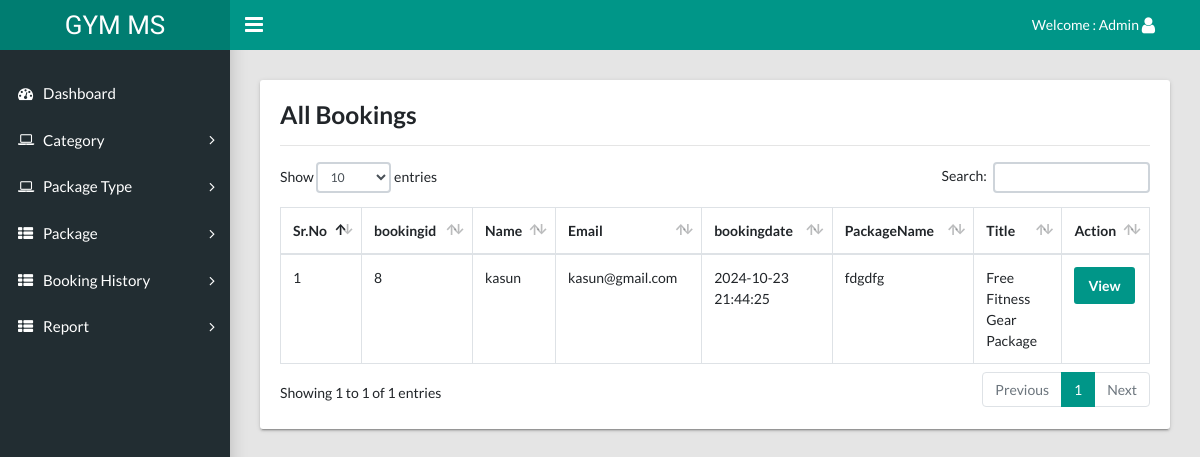
Page /admin/booking-history.php (signed in) on the committed database.
### tables this page shows
CREATE TABLE `tblbooking` (
  `id` int(11) NOT NULL,
  `package_id` varchar(45) DEFAULT NULL,
  `userid` varchar(45) DEFAULT NULL,
  `booking_date` timestamp NULL DEFAULT current_timestamp(),
  `payment` varchar(45) DEFAULT NULL,
  `paymentType` varchar(45) DEFAULT NULL
);

CREATE TABLE `tbluser` (
  `id` int(11) NOT NULL,
  `fname` varchar(45) DEFAULT NULL,
  `lname` varchar(45) DEFAULT NULL,
  `email` varchar(45) DEFAULT NULL,
  `mobile` varchar(45) DEFAULT NULL,
  `password` varchar(100) DEFAULT NULL,
  `state` varchar(45) DEFAULT NULL,
  `city` varchar(45) DEFAULT NULL,
  `address` varchar(200) DEFAULT NULL,
  `create_date` timestamp NULL DEFAULT current_timestamp()
);

CREATE TABLE `tblpackage` (
  `id` int(11) NOT NULL,
  `cate_id` varchar(45) DEFAULT NULL,
  `PackageName` varchar(45) DEFAULT NULL
);

CREATE TABLE `tbladdpackage` (
  `id` int(11) NOT NULL,
  `category` varchar(45) DEFAULT NULL,
  `titlename` varchar(450) DEFAULT NULL,
  `PackageType` varchar(45) DEFAULT NULL,
  `PackageDuratiobn` varchar(45) DEFAULT NULL,
  `Price` varchar(45) DEFAULT NULL,
  `uploadphoto` varchar(450) DEFAULT NULL,
  `Description` varchar(450) DEFAULT NULL,
  `create_date` timestamp NULL DEFAULT current_timestamp()
);

### admin/booking-history.php (the view, shortened to what this page needs)
<?php session_start();
include  'include/config.php';
if (strlen($_SESSION['adminid']==0)) {
  header('location:logout.php');
  } else{
?>
<!DOCTYPE html>
<html lang="en">
  <head>
    <link rel="stylesheet" type="text/css" href="css/main.css">
    <link rel="stylesheet" type="text/css" href="https://maxcdn.bootstrapcdn.com/font-awesome/4.7.0/css/font-awesome.min.css">
  </head>
  <body class="app sidebar-mini rtl">
   <?php include 'include/header.php'; ?>
    <?php include 'include/sidebar.php'; ?>
    <main class="app-content">
       <div class="row">
        <div class="col-md-12">
          <div class="tile">
            <div class="tile-body">
              <h3>All Bookings</h3>
              <hr />
              <table class="table table-hover table-bordered" id="sampleTable">
                <thead>
                  <tr>
                    <th>Sr.No</th>
        <th>bookingid</th>
        <th>Name</th>
        <th>Email</th>
        <th>bookingdate</th>
                <th>PackageName</th>
        <th>Title</th>
        <th>Action</th>
                  </tr>
                </thead>
               <?php
                  $sql="SELECT t1.id as bookingid,t3.fname as Name, t3.email as email,t1.booking_date as bookingdate,t2.titlename as title,t2.PackageDuratiobn as PackageDuratiobn,
t2.Price as Price,t2.Description as Description,t4.category_name as category_name,t5.PackageName as PackageName FROM tblbooking as t1
 join tbladdpackage as t2
on t1.package_id =t2.id
join tbluser as t3
on t1.userid=t3.id
join tblcategory as t4
on t2.category=t4.id
join tblpackage as t5
on t2.PackageType=t5.id";
                  $query= $dbh->prepare($sql);
                  $query-> execute();
                  $results = $query -> fetchAll(PDO::FETCH_OBJ);
                  $cnt=1;
                  if($query -> rowCount() > 0)
                  {
                  foreach($results as $result)
                  {
                  ?>
                <tbody>
                  <tr>
                    <td><?php echo($cnt);?></td>
                    <td ><?php echo htmlentities($result->bookingid);?></td>
                    <td><?php echo htmlentities($result->Name);?></td>
                    <td><?php echo htmlentities($result->email);?></td>
                    <td><?php echo htmlentities($result->bookingdate);?></td>
                      <td><?php echo htmlentities($result->PackageName);?></td>
                    <td ><?php echo htmlentities($result->title);?></td>
                     <td>
                      <a href="booking-history-details.php?bookingid=<?php echo htmlentities($result->bookingid);?>"><button class="btn btn-primary" type="button">View</button></a>
                     </td>
                  </tr>
                    <?php  $cnt=$cnt+1; } } ?>
                </tbody>
              </table>
            </div>
          </div>
        </div>
      </div>
    </main>
  </body>
</html>
<?php } ?>

### rows in the picture
tblbooking: id "8", userid.fname "kasun", userid.email "kasun@gmail.com", booking_date "2024-10-23 21:44:25", package.PackageName "fdgdfg", tbladdpackage.titlename "Free Fitness Gear Package"
